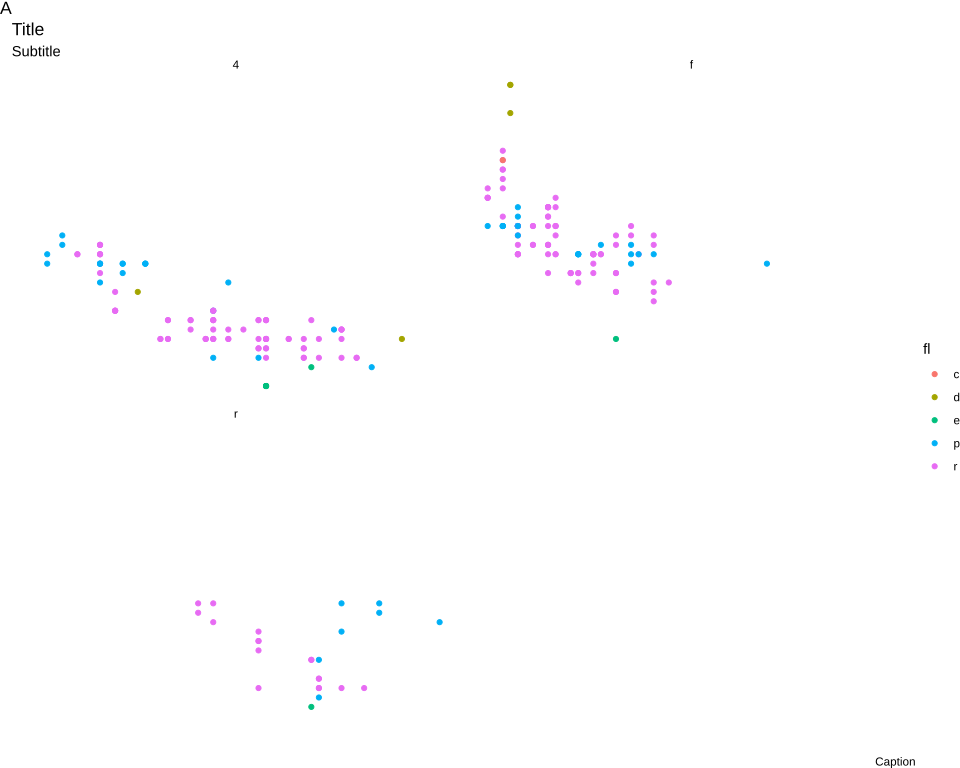

The R source for this figure:
# The plot test/golden/theme_void.svg draws, drawn by ggplot2 itself, as ggplot2's own visual
# tests draw their snapshots: the independent check on that golden whenever it changes. The suite
# never runs this; it needs R, ggplot2 and vdiffr, saved as the Docker image
# giggly-r:ggplot2-4.0.3. From the repository's root:
#
#   docker run --rm -v "$PWD/test/golden":/golden:ro giggly-r:ggplot2-4.0.3 \
#     Rscript /golden/theme_void.R > theme_void.ggplot2.svg
#
# and compare the two drawings element by element, as test/golden/point.R describes.
#
# mpg's highway mileage against engine size, coloured by fuel, a panel for each drive, in
# theme_void(): no axes, grid lines or backgrounds, the plot's background filled with transparent
# black and no border, so svglite writes no fill; the strips' labels with no margin, no margin round
# the plot or inside the legend, the legend 0.2 centimetres from the panels, and the title and
# subtitle with their margin above them.
#
# First checked with ggplot2 4.0.3 and vdiffr 1.0.9: every element and clip path matches, in
# ggplot2's order, but the background's edge, which R writes as its rounding error.

library(ggplot2)

plot <- ggplot(mpg, aes(displ, hwy, colour = fl)) +
  geom_point() +
  facet_wrap(~drv, ncol = 2) +
  labs(title = "Title", subtitle = "Subtitle", caption = "Caption", tag = "A") +
  theme_void()

file <- tempfile(fileext = ".svg")
vdiffr::write_svg(plot, file)
cat(readLines(file), sep = "\n")
